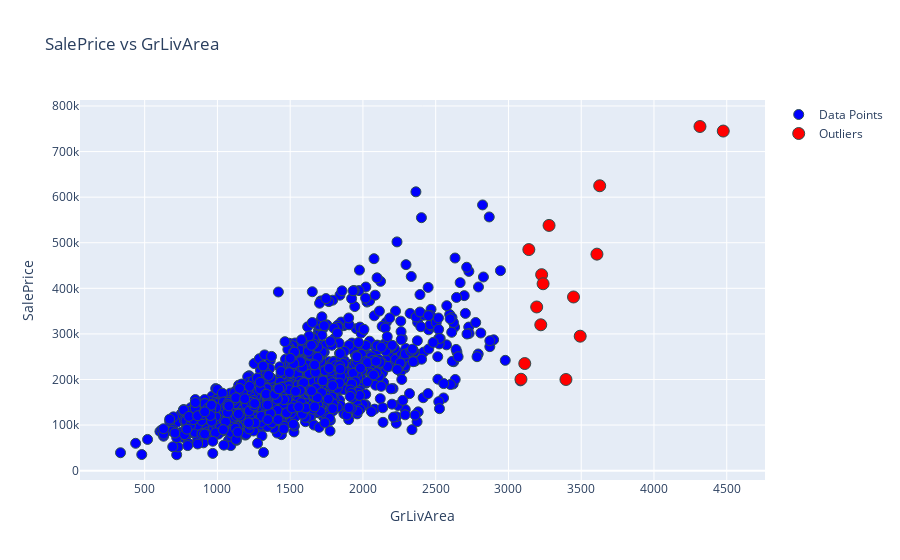

Notebook code cell kept with this figure:
### Code cell
# Remove the outliers points
index_list = [523, 1298]
train_data = remove_outliers_by_index(train_data, index_list)
show_outliers(train_data, 'SalePrice', 'GrLivArea')

### Figure 1 — Plotly figure (JSON) as saved in the notebook; plotly's stock layout.template omitted (floating-point values rounded to 4 significant figures; data arrays with more than 128 entries replaced by an {"elided": "..."} marker saying what was removed)
{"data": [{"hoverinfo": "text+x+y", "marker": {"color": "blue", "line": {"color": "DarkSlateGrey", "width": 1}, "size": 10}, "mode": "markers", "name": "Data Points", "text": {"elided": "1458 int values"}, "type": "scatter", "x": {"elided": "1458 int values"}, "y": {"elided": "1458 int values"}}, {"hoverinfo": "text+x+y", "marker": {"color": "red", "line": {"color": "DarkSlateGrey", "width": 1}, "size": 12}, "mode": "markers", "name": "Outliers", "text": [118, 185, 197, 304, 496, 608, 635, 691, 769, 798, 1169, 1173, 1182, 1268, 1353], "type": "scatter", "x": [3222, 3608, 3112, 3493, 3228, 3194, 3395, 4316, 3279, 3140, 3627, 3086, 4476, 3447, 3238], "y": [320000, 475000, 235000, 295000, 430000, 359100, 200000, 755000, 538000, 485000, 625000, 200500, 745000, 381000, 410000]}], "layout": {"hovermode": "closest", "title": {"text": "SalePrice vs GrLivArea"}, "xaxis": {"title": {"text": "GrLivArea"}}, "yaxis": {"title": {"text": "SalePrice"}}}}
